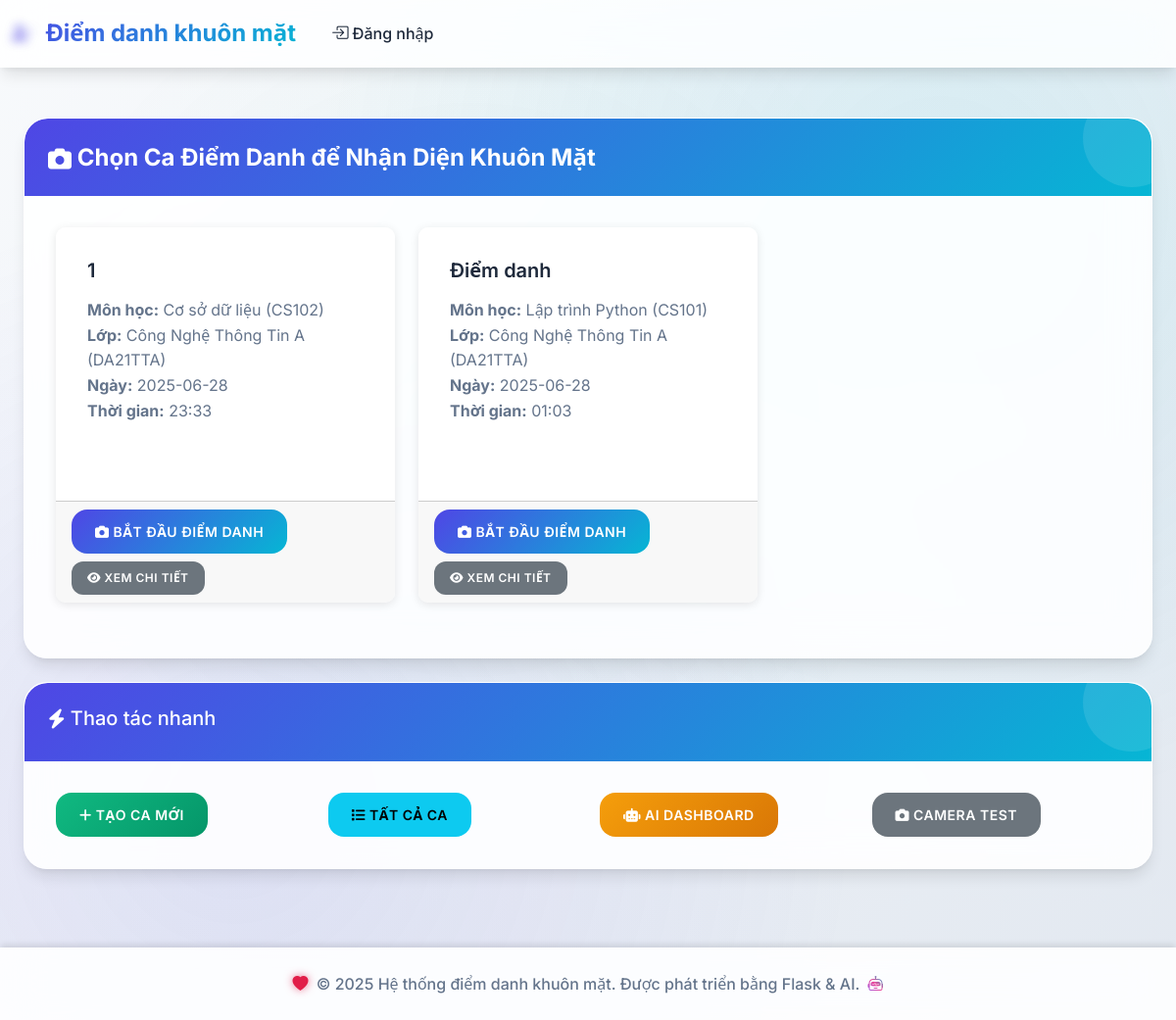
/attendance/face_recognition, run on an earlier commit of the app's database.
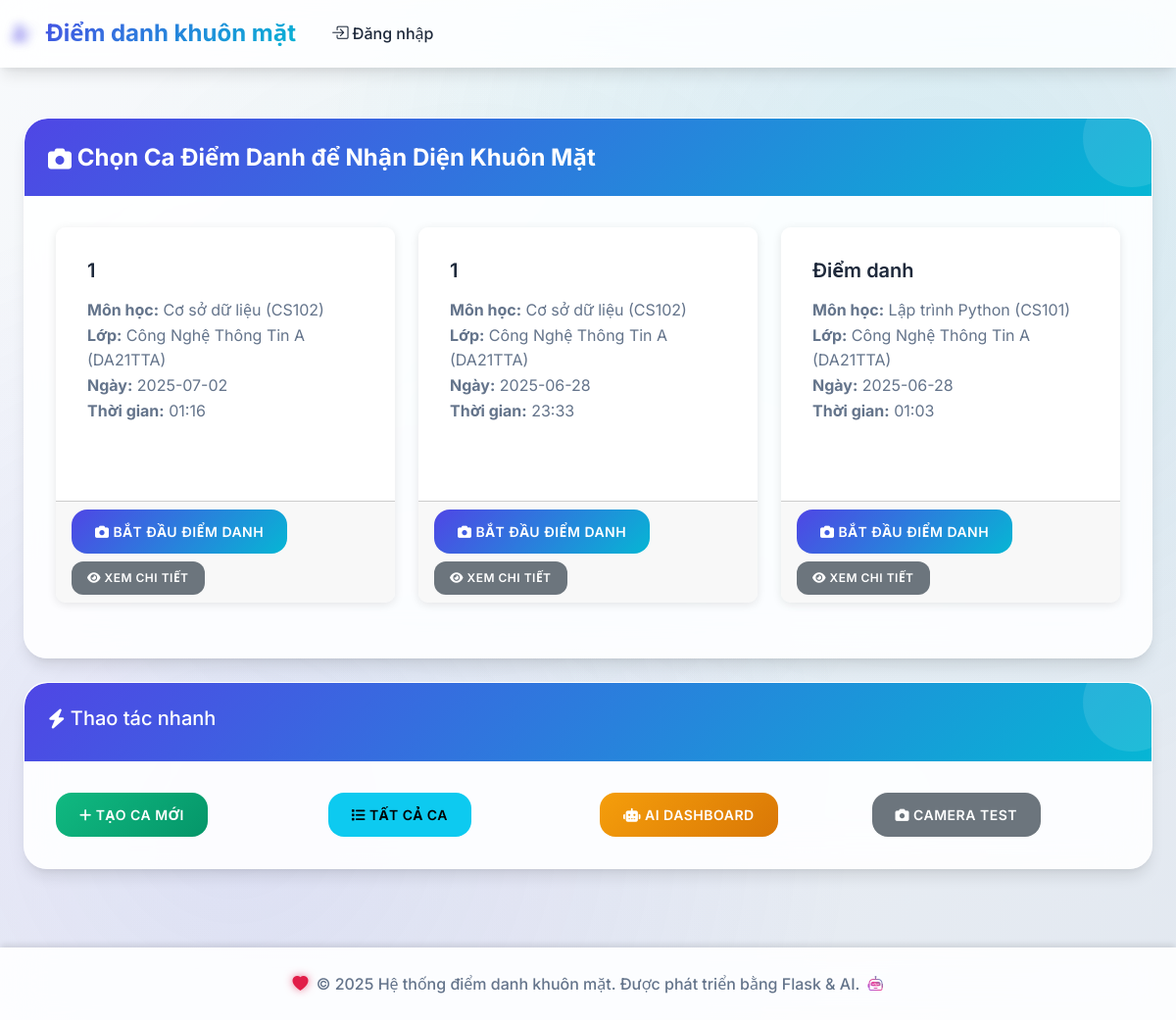
And on a later commit of the database.
### tables this page shows
CREATE TABLE attendance_sessions (
            id INTEGER PRIMARY KEY AUTOINCREMENT,
            session_name TEXT NOT NULL,
            subject_id INTEGER NOT NULL,
            class_id INTEGER NOT NULL,
            session_date DATE NOT NULL,
            start_time TIME NOT NULL,
            end_time TIME,
            status TEXT DEFAULT 'active',
            created_at TIMESTAMP DEFAULT CURRENT_TIMESTAMP, port INTEGER,
            FOREIGN KEY (subject_id) REFERENCES subjects (id),
            FOREIGN KEY (class_id) REFERENCES classes (id)
        );

CREATE TABLE subjects (
            id INTEGER PRIMARY KEY AUTOINCREMENT,
            subject_code TEXT UNIQUE NOT NULL,
            subject_name TEXT NOT NULL,
            description TEXT,
            created_at TIMESTAMP DEFAULT CURRENT_TIMESTAMP
        );

CREATE TABLE classes (
            id INTEGER PRIMARY KEY AUTOINCREMENT,
            class_code TEXT UNIQUE NOT NULL,
            class_name TEXT NOT NULL,
            description TEXT,
            created_at TIMESTAMP DEFAULT CURRENT_TIMESTAMP
        );

### routes/attendance.py (the view)
@attendance_bp.route('/face_recognition')
def face_recognition():
    conn = get_db_connection()
    sessions = conn.execute('''
        SELECT ast.*, s.subject_name, s.subject_code, c.class_name, c.class_code
        FROM attendance_sessions ast
        JOIN subjects s ON ast.subject_id = s.id
        JOIN classes c ON ast.class_id = c.id
        WHERE ast.session_date >= date('now', '-7 days')
        ORDER BY ast.session_date DESC, ast.start_time DESC
        LIMIT 20
    ''').fetchall()
    conn.close()
    return render_template('attendance/face_recognition_select.html', sessions=sessions)

### models/database.py (called while the page is built)
def get_db_connection():
    conn = sqlite3.connect(DATABASE_PATH)
    conn.row_factory = sqlite3.Row
    return conn

### templates/attendance/face_recognition_select.html (shortened to what this page needs)
{% extends "base.html" %} {% block title %}Chọn Ca Điểm Danh - Face Recognition{% endblock %} {% block content %}
<div class="container-fluid">
  <div class="row">
    <div class="col-12">
      <div class="card">
        <div class="card-header bg-primary text-white">
          <h4 class="mb-0">
            <i class="fas fa-camera"></i>
            Chọn Ca Điểm Danh để Nhận Diện Khuôn Mặt
          </h4>
        </div>
        <div class="card-body">
          {% if sessions %}
          <div class="row">
            {% for session in sessions %}
            <div class="col-md-6 col-lg-4 mb-4">
              <div class="card session-card h-100">
                <div class="card-body">
                  <h5 class="card-title">{{ session.session_name }}</h5>
                  <p class="card-text">
                    <strong>Môn học:</strong> {{ session.subject_name }} ({{ session.subject_code }})<br />
                    <strong>Lớp:</strong> {{ session.class_name }} ({{ session.class_code }})<br />
                    <strong>Ngày:</strong> {{ session.session_date }}<br />
                    <strong>Thời gian:</strong> {{ session.start_time }} {% if session.end_time %} - {{ session.end_time }}{% endif %}
                  </p>
                  <span class="badge badge-success">Có thể điểm danh</span>
                </div>
                <div class="card-footer">
                  <a href="{{ url_for('attendance.face_recognition_page', session_id=session.id) }}" class="btn btn-primary btn-block">
                    <i class="fas fa-camera"></i>
                    Bắt đầu điểm danh
                  </a>
                  <a href="{{ url_for('attendance.session_detail', session_id=session.id) }}" class="btn btn-secondary btn-sm mt-2">
                    <i class="fas fa-eye"></i>
                    Xem chi tiết
                  </a>
                </div>
              </div>
            </div>
            {% endfor %}
          </div>
          {% endif %}
        </div>
      </div>
      <div class="card mt-4">
        <div class="card-header">
          <h5><i class="fas fa-bolt"></i> Thao tác nhanh</h5>
        </div>
        <div class="card-body">
          <div class="row">
            <div class="col-md-3">
              <a href="{{ url_for('attendance.add_session') }}" class="btn btn-success btn-block">
                <i class="fas fa-plus"></i>
                Tạo ca mới
              </a>
            </div>
            <div class="col-md-3">
              <a href="{{ url_for('attendance.list_sessions') }}" class="btn btn-info btn-block">
                <i class="fas fa-list"></i>
                Tất cả ca
              </a>
            </div>
            <div class="col-md-3">
              <a href="{{ url_for('ai.dashboard') }}" class="btn btn-warning btn-block">
                <i class="fas fa-robot"></i>
                AI Dashboard
              </a>
            </div>
            <div class="col-md-3">
              <a href="{{ url_for('camera') }}" class="btn btn-secondary btn-block">
                <i class="fas fa-camera"></i>
                Camera Test
              </a>
            </div>
          </div>
        </div>
      </div>
    </div>
  </div>
</div>
{% endblock %}

What changed in the data, as far as the page shows it:
added attendance_sessions: session_name "1", subject_name "Cơ sở dữ liệu", subject_code "CS102", class_name "Công Nghệ Thông Tin A", class_code "DA21TTA", session_date "2025-07-02", start_time "01:16"
